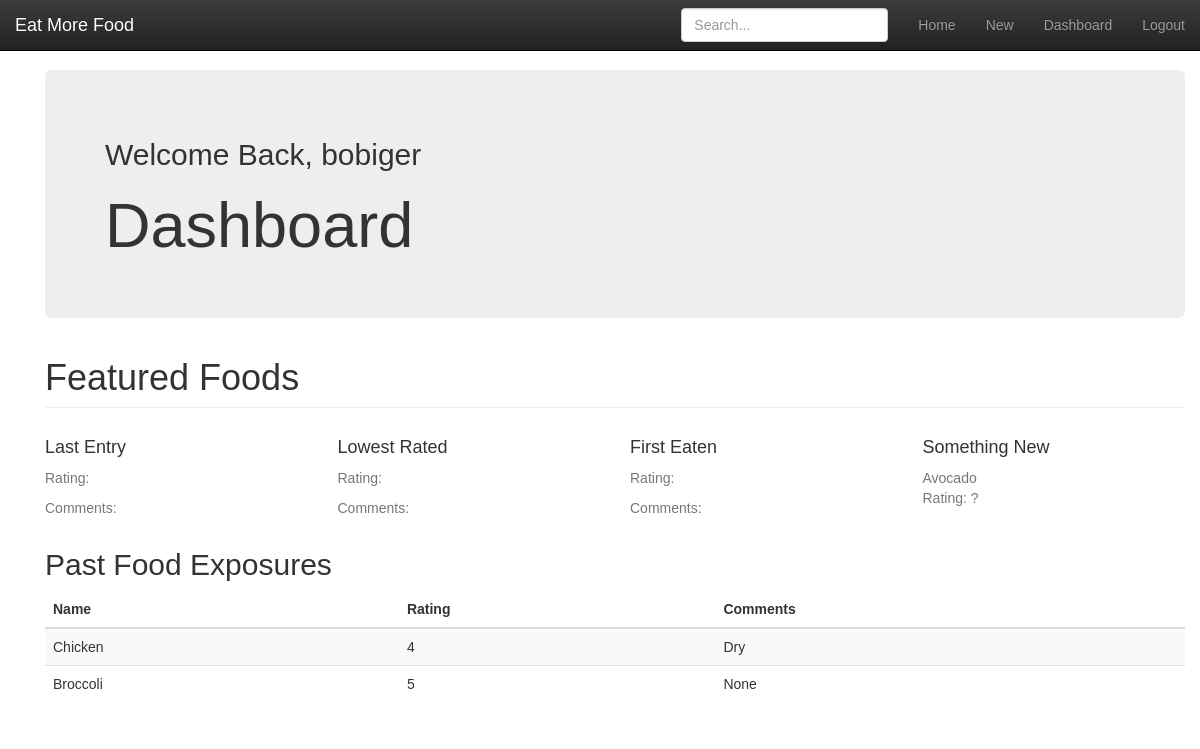
The page /entries/past/ (signed in) on the database its author committed.
### entries/models.py (models this page shows, shortened)
class NewFood(models.Model):
    name = models.CharField(max_length=20)
    rating = models.IntegerField(default=5)
    comments = models.TextField()
    date_added = models.DateTimeField(auto_now_add=True)
    class Meta:
            verbose_name_plural = 'newfoods'

### entries/views.py (the view)
# urls.py: path('past/', views.past, name='past'),
def past(request):
    newfoods = NewFood.objects.order_by('-date_added')
    context = {'newfoods': newfoods}
    return render(request, 'entries/past.html', context)

### entries/templates/entries/past.html (shortened to what this page needs)
{% load static %}
<!DOCTYPE html>
<html lang="en">
<head>
  {% block styles %}
  <link href="{% static 'entries/bootstrap.min.css' %}" rel="stylesheet">
  <link href="{% static 'entries/bootstrap-theme.min.css' %}" rel="stylesheet">
  <link href="{% static 'entries/theme.css' %}" rel="stylesheet">
  <link href="{% static 'bootstrap/wtf.html' %}" rel="stylesheet">
  {% endblock %}
</head>
{% block content %}
<nav class="navbar navbar-inverse navbar-fixed-top">
  <div class="container-fluid">
    <div class="navbar-header">
      <a class="navbar-brand" href="#">Eat More Food</a>
    </div>
    <div id="navbar" class="navbar-collapse collapse">
      <ul class="nav navbar-nav navbar-right">
        <li><a href="{% url 'home' %}">Home</a></li>
        <li><a href="{% url 'add' %}">New</a></li>
        <li><a href="{% url 'past' %}">Dashboard</a></li>
        {% if user.is_authenticated %}
          <li><a href="{% url 'logout' %}">Logout</a></li>
        {% else %}
          <li><a class="navbar-link" href="{% url 'mpjct:signup' %}">Signup</a></li>
          <li><a class="navbar-link" href="{% url 'mpjct:user_login' %}">Login</a></li>
        {% endif %}
      </ul>
      <form class="navbar-form navbar-right">
        <input type="text" class="form-control" placeholder="Search...">
      </form>
    </div>
  </div>
</nav>
<div class="container">
  <div class="container theme-showcase" role="main">
    <div class="jumbotron">
      <h2>Welcome Back, {{ user }} {{ user.userprofileinfo.name }}</h2>
      <h1>Dashboard</h1>
    </div>
    <h1 class="page-header">Featured Foods</h1>
    <div class="row placeholders">
      <div class="col-xs-6 col-sm-3 placeholder">
        <h4>Last Entry</h4>
        <span class="text-muted">{{ last_entry.name }}
        <p><span class="text-muted">Rating: {{ last_entry.rating }}</span></p>
        <p><span class="text-muted">Comments: {{ last_entry.comments }}</span></p>
      </div>
      <div class="col-xs-6 col-sm-3 placeholder">
        <h4>Lowest Rated </h4>
        <p><span class="text-muted">Rating: {{ entry.rating }}</span></p>
        <p><span class="text-muted">Comments: {{ entry.comments }}</span></p>
      </div>
      <div class="col-xs-6 col-sm-3 placeholder">
        <h4>First Eaten</h4>
        <p><span class="text-muted">Rating: {{ entry.rating }}</span></p>
        <p><span class="text-muted">Comments: {{ entry.comments }}</span></p>
      </div>
      <div class="col-xs-6 col-sm-3 placeholder">
        <h4>Something New</h4>
        <span class="text-muted">Avocado</span>
        <p><span class="text-muted">Rating: ?</span></p>
      </div>
    </div>
    <h2 class="sub-header">Past Food Exposures</h2>
    <div class="table-responsive">
      <table class="table table-striped">
        <thead>
          <tr>
            <th>Name</th>
            <th>Rating</th>
            <th>Comments</th>
          </tr>
        </thead>
        <tbody>
{% for n in newfoods %}
          <tr>
            <td>{{ n.name }}</td>
            <td>{{ n.rating }}</td>
            <td>{{ n.comments }}</td>
          </tr>
{% endfor %}
        </tbody>
      </table>
    </div>
  </div>
</div>
</html>
{% endblock %}

### rows shown on the page
NewFood: name "Chicken", rating "4", comments "Dry"
NewFood: name "Broccoli", rating "5", comments "None"

### other values the page prints
{{ user }} "bobiger"
